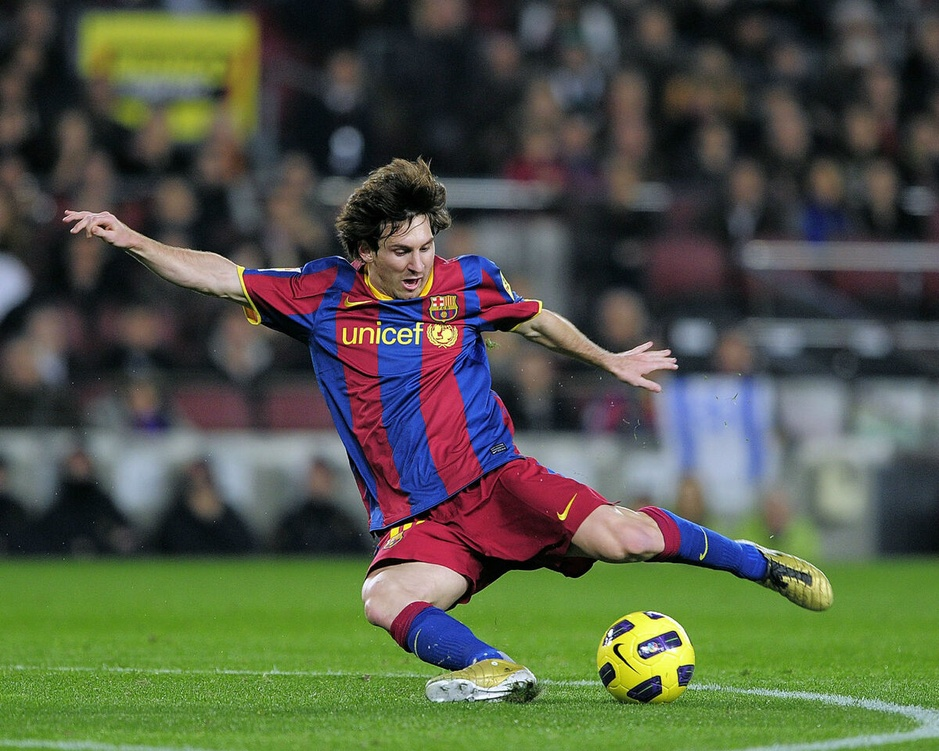
#> input picture OpenCV/3 Image Processing in OpenCV/3 - Image Thresholding/messi5.jpg, 939 x 751 px, shrunk from 1200 x 960 before the run
$ python global_and_addaptive_thresholding.py
#> lines starting #> are read from the running program, lines starting #| are printed output that depends on the picture; after the words box and inside, x2 and y2 are one past the last pixel; in counts of white or black regions, pixels touching at a corner belong together
import cv2 as cv
import numpy as np
from matplotlib import pyplot as plt

# when doing threshold work the image must be converted to grayscale as seen below
img = cv.imread('messi5.jpg', cv.IMREAD_GRAYSCALE) # suduko.png
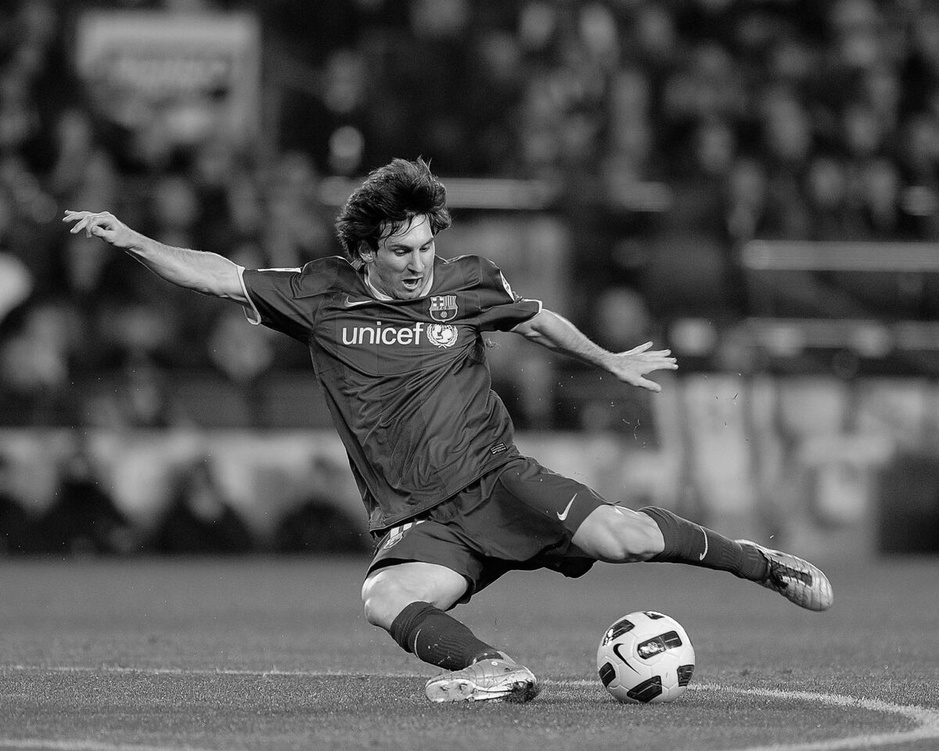
#> img: shape (751, 939); min 0, max 255, mean 84.6
assert img is not None, 'file could not be read, check with os.path.exists()'
img = cv.medianBlur(img,5)

ret,th1 = cv.threshold(img,127,255,cv.THRESH_BINARY) # the back slash is for a new line. its not required
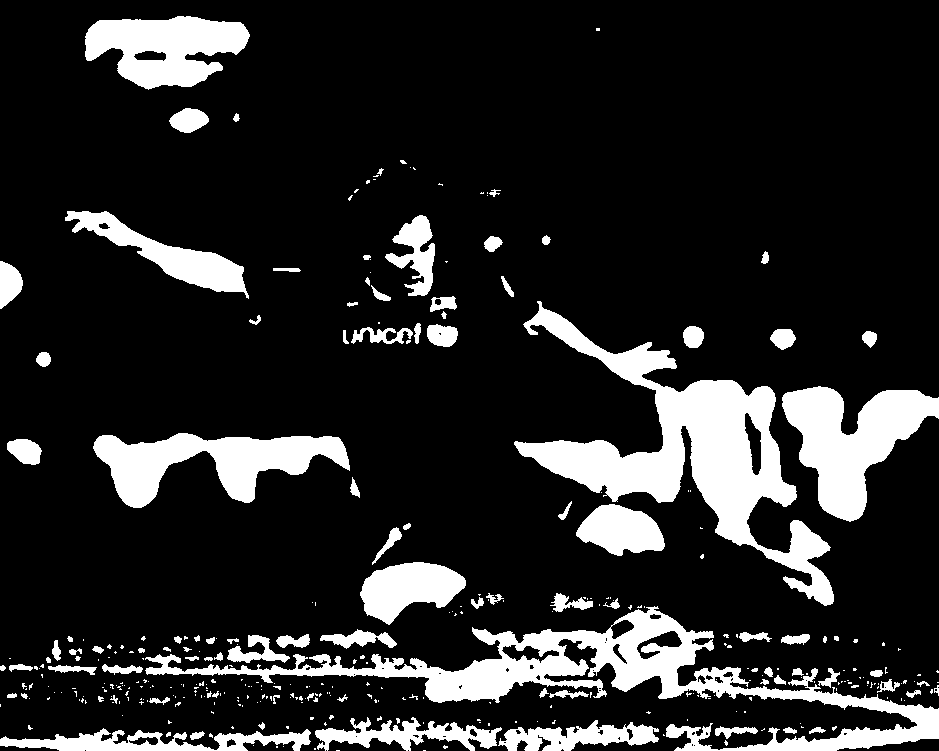
#> th1: shape (751, 939); 15.8% white; 363 white regions (262 under 20 px), largest, box (x1, y1, x2, y2) and area: (514, 301, 834, 606) 25028, (145, 606, 939, 751) 22183, (782, 386, 939, 522) 10628
th2 = cv.adaptiveThreshold(img,255,cv.ADAPTIVE_THRESH_MEAN_C,\
                           cv.THRESH_BINARY,11,2)
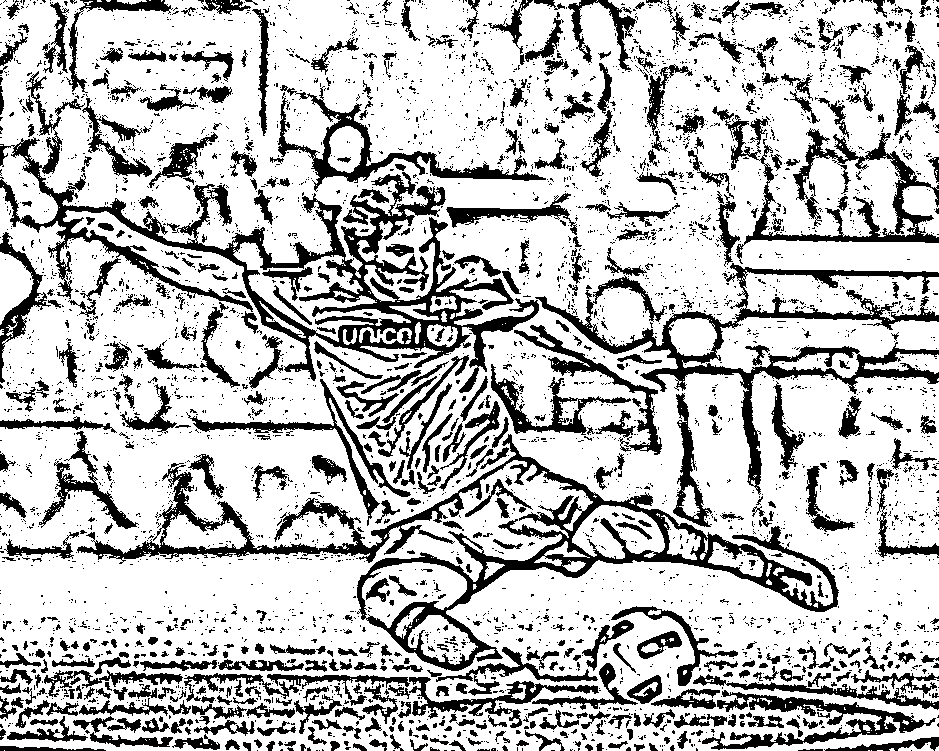
#> th2: shape (751, 939); 74.8% white; 4644 black regions (4011 under 20 px), largest, box (x1, y1, x2, y2) and area: (0, 71, 539, 393) 22703, (77, 434, 839, 671) 19911, (535, 263, 939, 495) 11361
th3 = cv.adaptiveThreshold(img,255,cv.ADAPTIVE_THRESH_GAUSSIAN_C,\
                           cv.THRESH_BINARY,11,2)
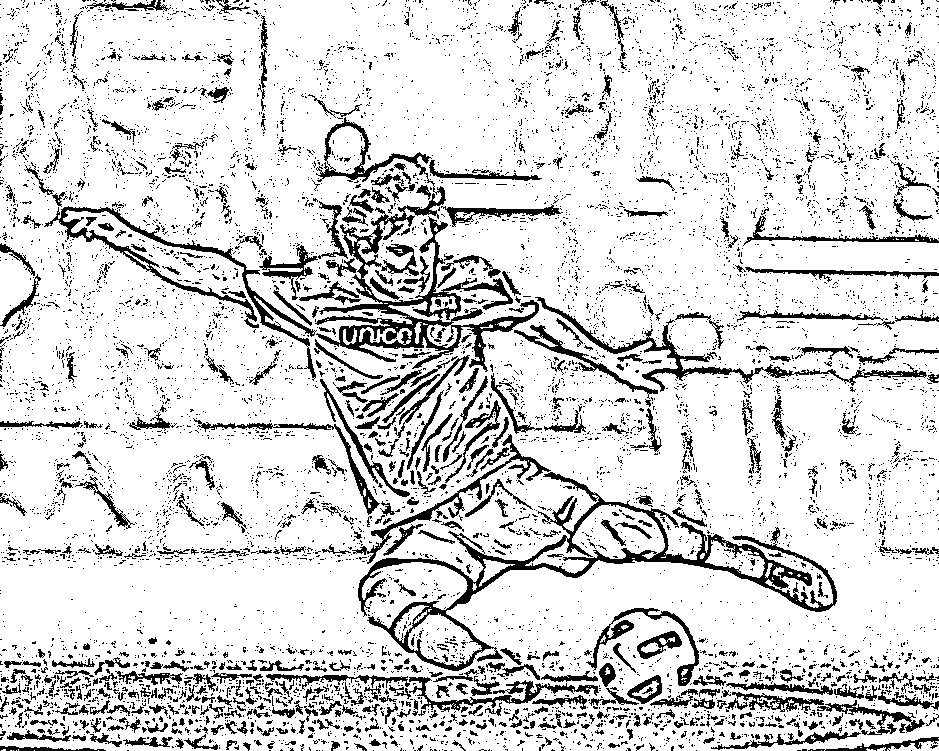
#> th3: shape (751, 939); 84.8% white; 8600 black regions (7945 under 20 px), largest, box (x1, y1, x2, y2) and area: (358, 472, 837, 671) 9132, (315, 117, 539, 372) 8731, (44, 206, 317, 381) 3321

titles = ['Original Image', 'Global Thresholding (v = 127)',
           'Adaptive Mean Thresholding', 'Adaptive Gaussian Thresholding']
images = [img, th1, th2, th3]

for i in range(4):
    plt.subplot(2,2,i+1),plt.imshow(images[i],'grey') #subplot layout = 2 by 2 and 1 = img / grey is the name of the img but doesnt show
    plt.title(titles[i])
    plt.xticks([]),plt.yticks([]) # removes the numbers from x and y axis
plt.show()

$ run again, with OpenCV/3 Image Processing in OpenCV/3 - Image Thresholding/suduko.png saved as OpenCV/3 Image Processing in OpenCV/3 - Image Thresholding/messi5.jpg
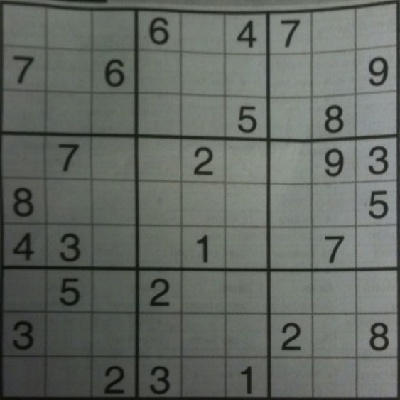
#> input picture OpenCV/3 Image Processing in OpenCV/3 - Image Thresholding/suduko.png, 400 x 400 px
#> `ret,th1 = cv.threshold(img,127,255,cv.THRESH_BINARY)`:
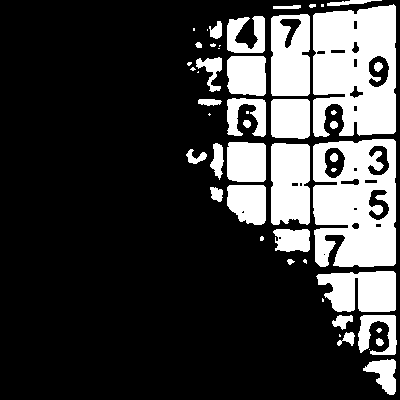
#> th1: shape (400, 400); 24% white; 51 white regions (17 under 20 px), largest, box (x1, y1, x2, y2) and area: (313, 4, 396, 137) 9038, (313, 139, 396, 267) 8520, (271, 143, 310, 225) 3014
#> th2: shape (400, 400); 77.7% white; 364 black regions (277 under 20 px), largest, box (x1, y1, x2, y2) and area: (0, 0, 400, 400) 12823, (7, 141, 130, 262) 1698, (6, 274, 131, 392) 1585
#> `th3 = cv.adaptiveThreshold(img,255,cv.ADAPTIVE_THRESH_GAUSSIAN_C,\ cv...`:
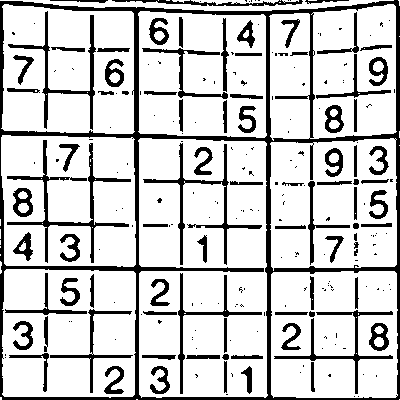
#> th3: shape (400, 400); 80.2% white; 236 black regions (150 under 20 px), largest, box (x1, y1, x2, y2) and area: (0, 0, 400, 400) 12054, (7, 140, 131, 263) 1576, (143, 143, 262, 265) 1239

$ run again, with OpenCV/3 Image Processing in OpenCV/3 - Image Thresholding/noisy2.png saved as OpenCV/3 Image Processing in OpenCV/3 - Image Thresholding/messi5.jpg
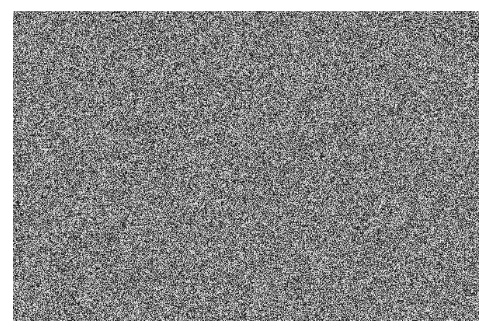
#> input picture OpenCV/3 Image Processing in OpenCV/3 - Image Thresholding/noisy2.png, 491 x 331 px
#> img is the input picture: shape (331, 491); min 0, max 255, mean 141.2
#> `ret,th1 = cv.threshold(img,127,255,cv.THRESH_BINARY)`:
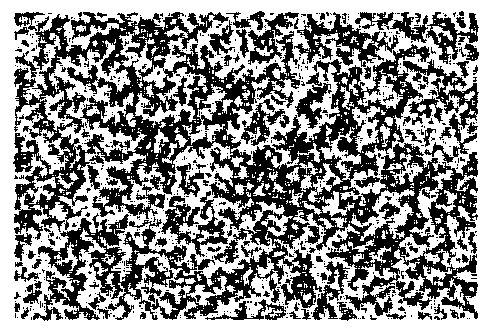
#> th1: shape (331, 491); 54.7% white; 724 black regions (620 under 20 px), largest, box (x1, y1, x2, y2) and area: (13, 12, 478, 321) 54089, (294, 12, 399, 67) 2027, (403, 59, 479, 163) 1829
#> th2: shape (331, 491); 57.2% white; 959 black regions (745 under 20 px), largest, box (x1, y1, x2, y2) and area: (13, 11, 479, 321) 30098, (337, 82, 443, 247) 2969, (230, 145, 338, 248) 2857
#> `th3 = cv.adaptiveThreshold(img,255,cv.ADAPTIVE_THRESH_GAUSSIAN_C,\ cv...`:
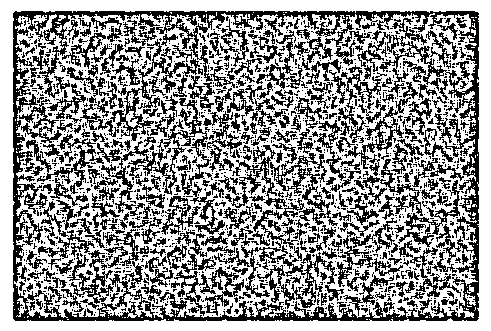
#> th3: shape (331, 491); 59.6% white; black in thin lines or dots, all inside (x1, y1, x2, y2) = (13, 11, 479, 321)
